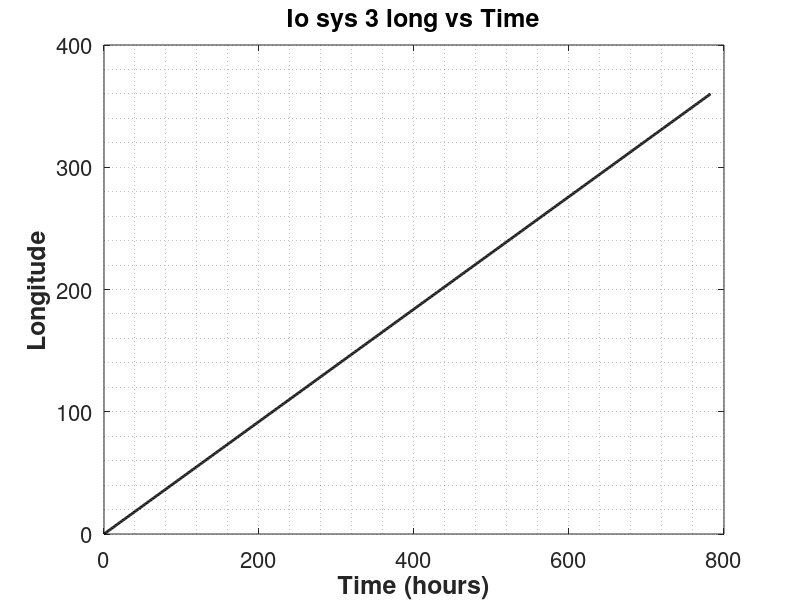

MATLAB code to generate this figure:
x = linspace(0,782.61,782);
y = x*0.46;

figure()
grid on
plot(x,y,'k','linewidth',2);
hold on


%yt=[ 10:20:100 200:200:1000 2000 3000];
%set(gca,'ytick',yt)
set(gca,'yminorgrid','on')
%xt=[0:1:6];
%set(gca,'xtick',xt)
set(gca,'xminorgrid','on')
set(gca,'FontSize',16)
%title(['Number Density of O+ Along Field Line L = ' num2str(L)],'fontweight','bold','fontsize',18)
title('Io sys 3 long vs Time','fontweight','bold','fontsize',18)
xlabel('Time (hours)','fontweight','bold','fontsize',18) % x-axis label
ylabel('Longitude','fontweight','bold','fontsize',18) % y-axis label
%h_legend = legend('Ne','O+', 'O++', 'O+Hot', 'Location','best');
%set(h_legend,'FontSize',20);
% xlim([0 5])
% ylim([0 5])